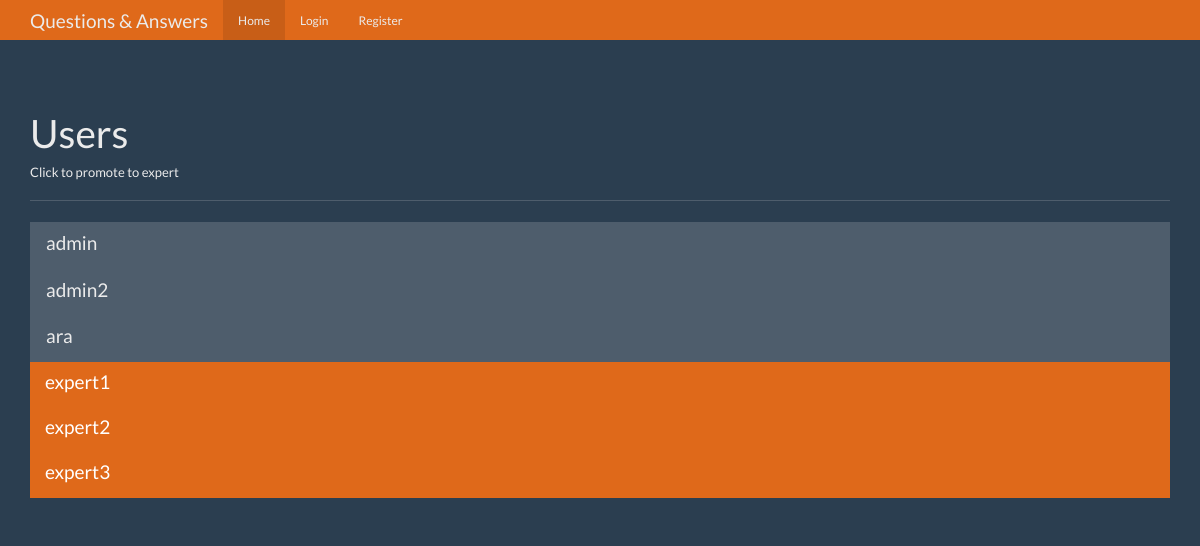
Screenshot of /users with the database file from the repository.
### tables this page shows
CREATE TABLE users (
    id integer primary key autoincrement,
    name text not null,
    password text not null,
    expert boolean not null,
    admin boolean not null
);

### app.py (the view)
@app.route("/users")
def users():
    user = get_current_user()
    db = dbcon.get_db()
    users_cur = db.execute("select id, name, expert, admin from users")
    users_results = users_cur.fetchall()
    return render_template("users.html", user=user, users=users_results)

### app.py (called while the page is built)
def get_current_user():
    user_result = None
    if 'user' in session:
        user = session["user"]
        db = dbcon.get_db()
        user_cur = db.execute("select * from users where name = ?", [user])
        user_result = user_cur.fetchone()
    return user_result

### dbcon.py (called while the page is built)
def connect_db():
    sql = sqlite3.connect("./questions.db")
    sql.row_factory = sqlite3.Row
    return sql

def get_db():
    if not hasattr(g, 'sqlite_db'):
        g.sqlite_db = connect_db()
    return g.sqlite_db

### templates/users.html
{% extends 'base.html' %}
{% block body %}
      <div class="page-header">
        <h1>Users</h1>
        <h6>Click to promote to expert</h6>
      </div>
      <div class="row">
        <div class="col-lg-12">
          <div class="list-group">
            {% for user in users %}
            <a href=" {{ url_for('promote', user_id=user.id) }} " class="list-group-item {% if user.expert %} active {% endif %}">
              <h4 class="list-group-item-heading">{{user.name}}</h4>
            </a>
            {% endfor %}
          </div>
        </div>
      </div>
{% endblock %}

### static/theme.css (style rules this page uses)
body { padding-top: 70px; padding-bottom: 30px; }

### rows the page displays
users: name "admin"
users: name "admin2"
users: name "ara"
users: name "expert1"
users: name "expert2"
users: name "expert3"
